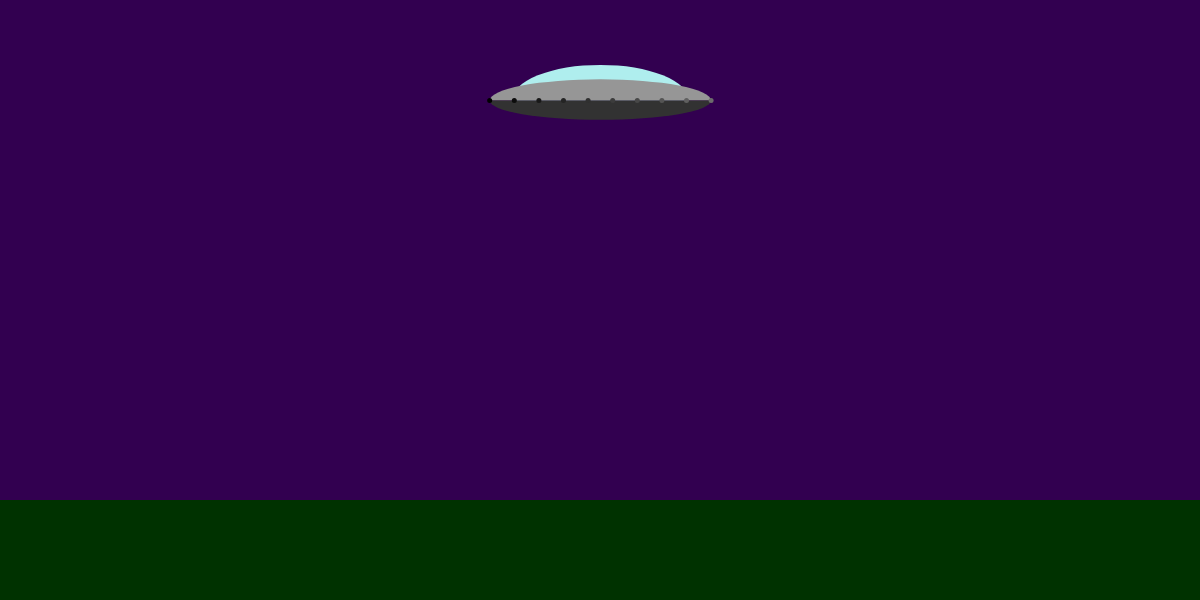
Frame 1 (no input)
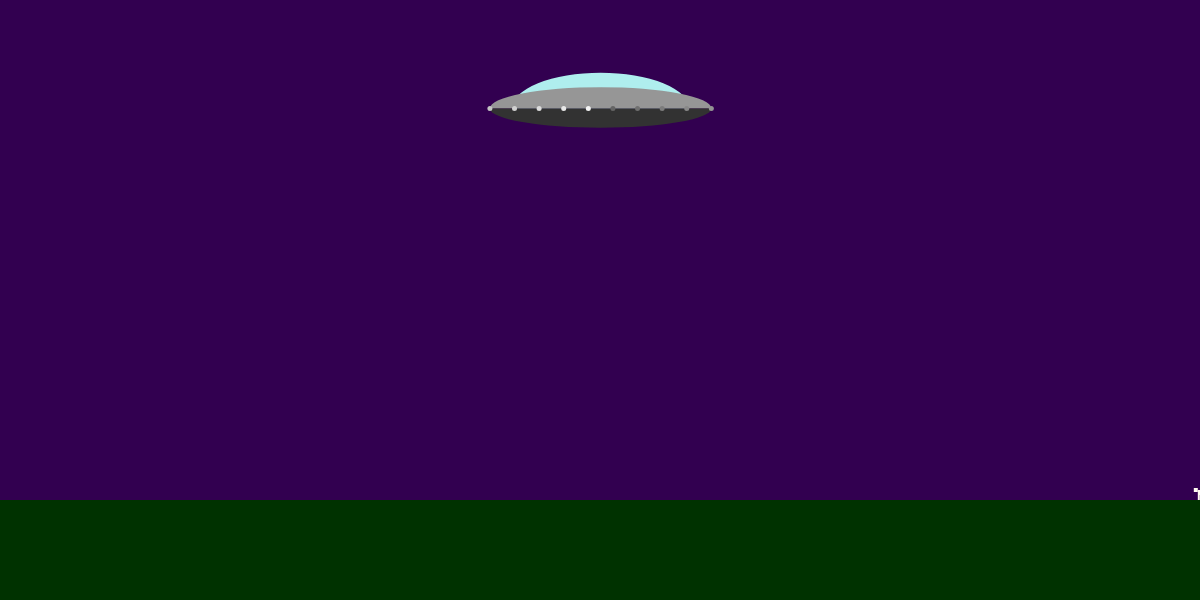
Frame 60 (no input)
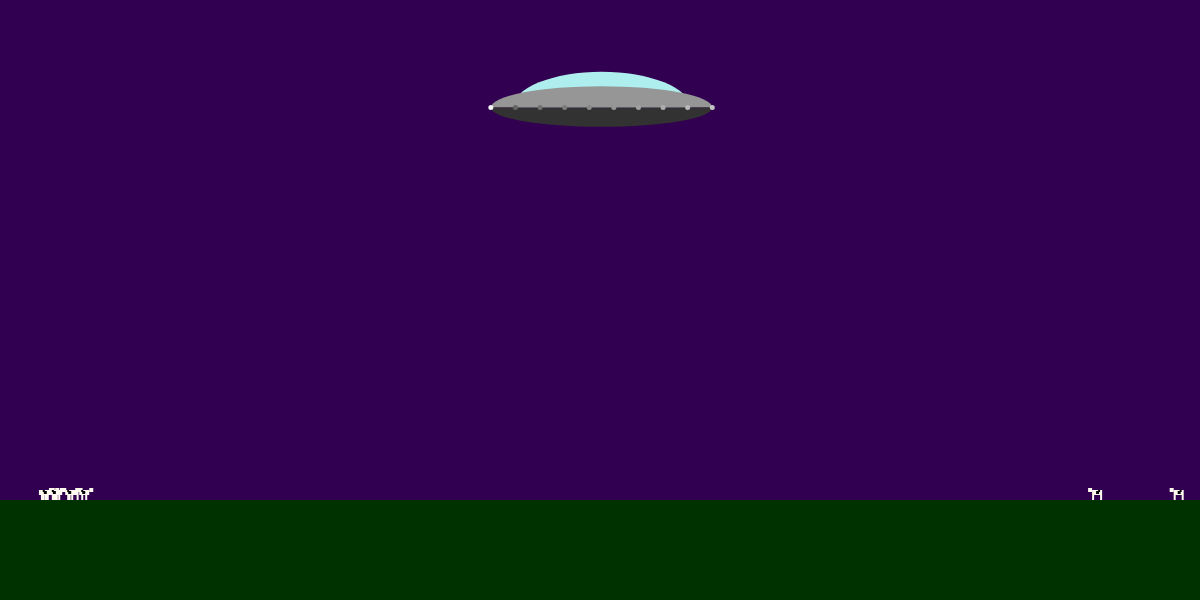
Frame 120 (the mouse pressed at the canvas centre since frame 60)

The p5.js sketch that drew these frames (run headless with seeded random() and noise() and a simulated clock; from frame 60 on, the mouse is pressed at the canvas centre):

// p5.js sketch
// ── sketch.js
//Topic 1.1 
//Object orientation revisted
//part two

var flyingSaucer;
var cowManager;

function setup()
{
    createCanvas(1200,600);
    noStroke();
    
    flyingSaucer = new FlyingSaucer(width/2,100);
    cowManager = new CowManager()

}

function draw()
{
    background(50,0,80);
    
    //draw the ground
    fill(0,50,0);
    rect(0,height - 100, width, 100);
    

    cowManager.update()
    cowManager.draw()
    flyingSaucer.hover();
    flyingSaucer.draw();
    

}

function FlyingSaucer(x,y)
{
    //public
    this.x = x;
    this.y = y;
    this.beamOn = false;

    
    //private
    var fs_width = random(150,250);
    var fs_height = random(75,125);
    var window_width = random(0.65,0.85);
    var window_height = random(0.75,1);
    var base_height = random(0.25,0.5);
    var num_lights = floor(random(5,25));
    var light_inc = floor(random(5,10));
    var brightnesses = [];

    var self = this;
    
    
    ///////////methods/////////////
    
    this.hover = function()
    {
        this.x += random(-1,1);
        this.y += random(-1,1); 
        
        if(!this.beamOn && random() > 0.995)
        {
            this.beamOn = true;
        }
        else if(this.beamOn && random() > 0.999)
        {
            this.beamOn = false;
        }
    }

    
    this.draw = function()
    {
        if(this.beamOn)
        {
            beam();
        }
        
        
        //draw the window
        fill(175,238,238);
        arc(
            this.x,
            this.y,
            fs_width * window_width,
            fs_height * window_height,
            PI,TWO_PI);

        //draw the body
        fill(150);
        arc(
            this.x,
            this.y,
            fs_width,
            fs_height/2,
            PI,TWO_PI);

        //draw the base
        fill(50);
        arc(
            this.x,
            this.y,
            fs_width,
            fs_height * base_height,
            0,PI);

        //draw the lights
        var incr = (fs_width/(num_lights -1)); 

        for(var i = 0; i < num_lights; i++)
        {

            var x = this.x - fs_width/2 + i * incr;
            fill(brightnesses[i]);
            ellipse(
                x,
                this.y,
                5,
                5
            )
            brightnesses[i] += light_inc;
            if(brightnesses[i] > 255)
            {
                brightnesses[i] = 100;
            }
        }
    }   

   var beam = function()
    {
        if(random() > 0.25)
        {
            fill(255,255,100,150);
            beginShape();
            vertex(self.x - 25,self.y + fs_height * base_height * 0.5);
            vertex(self.x + 25,self.y + fs_height * base_height * 0.5);
            vertex(self.x + 70,height - 100);
            vertex(self.x - 70,height - 100);
            endShape();
        }
    }

    //////// setup code /////////
    
    for(var i = 0; i < num_lights; i++)
    {
        brightnesses.push((i * light_inc * 2)%255);
    }

}


function Cow(x,y)
{
    //public
    this.x = x;
    this.y = y;
    this.direction = random(1,2);
    
    //private
    var step = 0;

    if(random() > 0.5)
    {
        this.direction *= -1;    
    }
    
   
    
    this.draw = function()
    {
        
        push();
        translate(this.x, this.y);
        if(this.direction > 0)
        {
            scale(-1,1);
        }
        
        fill(255,250,240)
        rect(0,-10,10,5);
        
        //legs
        if(step > 5)
        {
            rect(0,-5,2,5);
            rect(8,-5,2,5);
        }
        else
        {
            rect(2,-5,2,5);
            rect(6,-5,2,5);
        }
        
        //head
        rect(-4,-12,4,4);
        
        //markings
        fill(0);
        rect(4,-9,3,3);
        rect(6,-10,2,2);

        pop();
        

        
    }
    
    this.walk = function()
    {
        this.x += this.direction;
        step = (step + 1)%10;
    }

}

function CowManager()
{
    this.minCows = 10;
    var cows = []

    this.update = function()
    {
        if(cows.length<this.minCows)
        {
            if(random()<0.5)
            {
                cows.push(new Cow(-200, height-100))
            }
            else
            {
                cows.push(new Cow(width + 200, height-100))

            }
        }

        for(var i = 0; i<cows.length;i++)
            {
                cows[i].walk();
                
            //keeps cows walking back from out of screen
            if(cows[i].x>width +100)
            {
                cows[i].x = -100
            }
            else if(cows[i].x<-100)
            {
                cows[i].x=width+100
            }
        }
    }

    this.draw = function()
    {
        for(var i = 0;i<cows.length;i++)
        {
            cows[i].draw();
        }
    }


}
